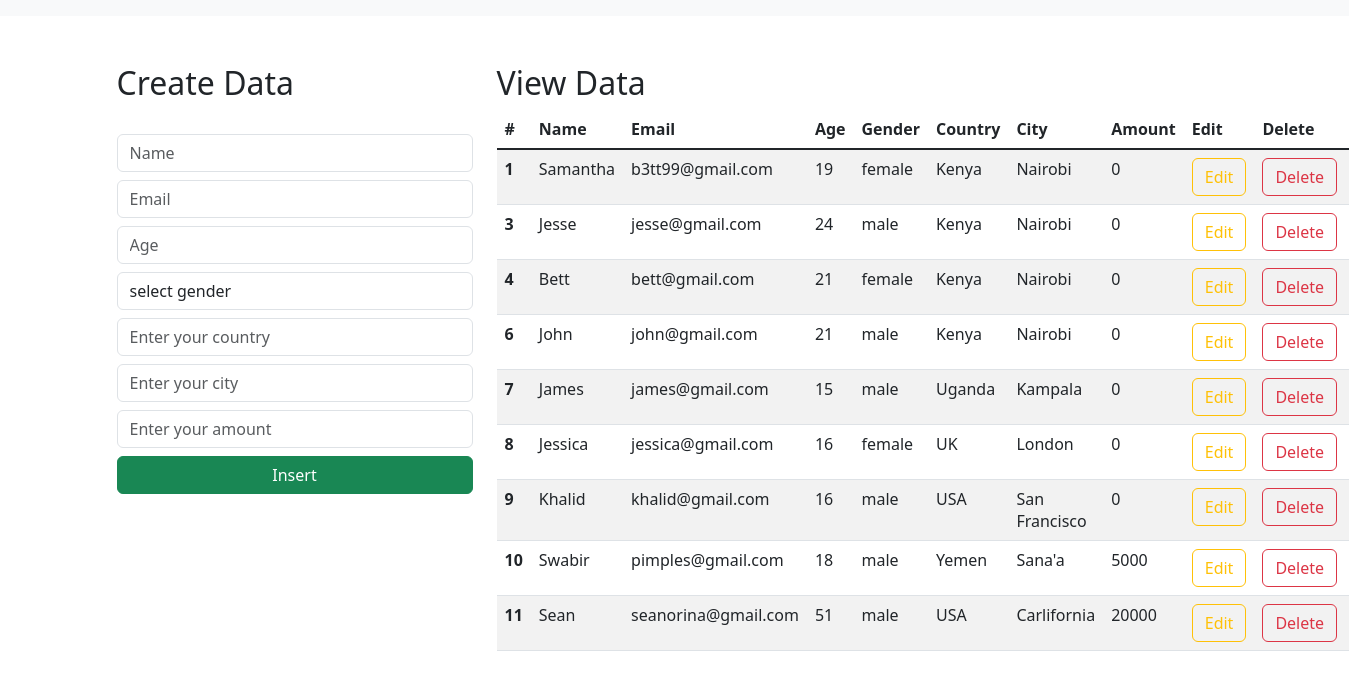
The page / on the database its author committed.
### djangocradsam/models.py (models this page shows)
class Student(models.Model):
    name = models.CharField(max_length=50, blank=False, null=False)
    email = models.EmailField()
    age = models.IntegerField()
    gender = models.CharField(max_length=50, blank=False, null=False)
    country = models.CharField(default='Kenya', max_length=50)
    city = models.CharField(default='Nairobi', max_length=50)
    amount = models.CharField(default='0', max_length=6)

### djangocradsam/views.py (the view)
# urls.py: path('', views.index_page, name='index'),
def index_page(request):
    data = Student.objects.all()
    context = {"data": data}
    return render(request, "index.html", context)

### templates/index.html (shortened to what this page needs)
<html lang="en">
    <link href="https://cdn.jsdelivr.net/npm/bootstrap@5.3.0-alpha1/dist/css/bootstrap.min.css" rel="stylesheet">
  <head>
  </head>
  <body>
    <nav class="navbar navbar-expand-lg bg-body-tertiary">
      </nav>
      <div class="container mt-5">
        <div class="row">
            <div class="col-md-4">
                <h2>Create Data</h2>
                <br>
                <form action="/insert" method="post">
                    <div class="form-group">
                        <input type="text" class="form-control" placeholder="Name" name="name" required>
                    </div>
                    <div class="form-group">
                        <input type="email" class="form-control  mt-2" placeholder="Email" name="email" required>
                    </div>
                    <div class="form-group">
                        <input type="number" class="form-control  mt-2" placeholder="Age" name="age" required>
                    </div>
                    <div class="form-group mt-2">
                        <select id="gender" name="gender" class="form-control" required>
                            <option selected>select gender</option>
                        </select>
                    </div>
                    <div class="form-group">
                        <input type="text" class="form-control  mt-2" placeholder="Enter your country" name="country" required>
                    </div>
                    <div class="form-group">
                        <input type="text" class="form-control  mt-2" placeholder="Enter your city" name="city" required>
                    </div>
                    <div class="form-group">
                        <input type="number" class="form-control  mt-2" placeholder="Enter your amount" name="amount" required>
                    </div>
                    <div class="d-grid gap-2">
                        <button class="btn btn-success mt-2" type="submit">Insert</button>
                    </div>
                </form>
            </div>
            <div class="col-md-8">
                <h2>View Data</h2>
                <table class="table table-striped table-hover">
                    <thead>
                      <tr>
                        <th scope="col">#</th>
                        <th scope="col">Name</th>
                        <th scope="col">Email</th>
                        <th scope="col">Age</th>
                        <th scope="col">Gender</th>
                        <th scope="col">Country</th>
                        <th scope="col">City</th>
                        <th scope="col">Amount</th>
                        <th scope="col">Edit</th>
                        <th scope="col">Delete</th>
                        <th scope="col">Pay</th>
                      </tr>
                    </thead>
                    <tbody class="table-group-divider">
                    {% for d in data %}
                      <tr>
                        <th scope="row">{{d.id}}</th>
                        <td>{{d.name}}</td>
                        <td>{{d.email}}</td>
                        <td>{{d.age}}</td>
                        <td>{{d.gender}}</td>
                        <td>{{ d.country }}</td>
                        <td>{{ d.city }}</td>
                        <td>{{ d.amount }}</td>
                        <td><a href="/update/{{d.id}}" type="button" class="btn btn-outline-warning">Edit</a></td>
                        <td><a href="/delete/{{d.id}}" type="button" class="btn btn-outline-danger">Delete</a></td>
                        <td><a href="/pay/{{d.id}}" type="button" class="btn btn-outline-warning">Pay</a></td>
                      </tr>
                    {% endfor %}
                    </tbody>
                  </table>
            </div>
        </div>
      </div>
  </body>
</html>

### rows shown on the page
Student: id "1", name "Samantha", email "b3tt99@gmail.com", age "19", gender "female", country "Kenya", city "Nairobi", amount "0"
Student: id "3", name "Jesse", email "jesse@gmail.com", age "24", gender "male", country "Kenya", city "Nairobi", amount "0"
Student: id "4", name "Bett", email "bett@gmail.com", age "21", gender "female", country "Kenya", city "Nairobi", amount "0"
Student: id "6", name "John", email "john@gmail.com", age "21", gender "male", country "Kenya", city "Nairobi", amount "0"
Student: id "7", name "James", email "james@gmail.com", age "15", gender "male", country "Uganda", city "Kampala", amount "0"
Student: id "8", name "Jessica", email "jessica@gmail.com", age "16", gender "female", country "UK", city "London", amount "0"
Student: id "9", name "Khalid", email "khalid@gmail.com", age "16", gender "male", country "USA", city "San Francisco", amount "0"
Student: id "10", name "Swabir", email "pimples@gmail.com", age "18", gender "male", country "Yemen", city "Sana'a", amount "5000"
Student: id "11", name "Sean", email "seanorina@gmail.com", age "51", gender "male", country "USA", city "Carlifornia", amount "20000"
